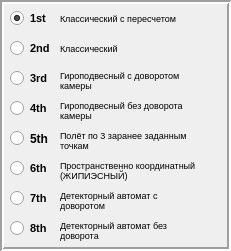
   <widget class="QFrame" name="frame_9">
    <property name="geometry">
     <rect>
      <x>700</x>
      <y>220</y>
      <width>231</width>
      <height>251</height>
     </rect>
    </property>
    <property name="frameShape">
     <enum>QFrame::Box</enum>
    </property>
    <property name="frameShadow">
     <enum>QFrame::Sunken</enum>
    </property>
    <property name="lineWidth">
     <number>2</number>
    </property>
    <widget class="QRadioButton" name="radiobtn_1mode">
     <property name="geometry">
      <rect>
       <x>10</x>
       <y>10</y>
       <width>41</width>
       <height>16</height>
      </rect>
     </property>
     <property name="sizePolicy">
      <sizepolicy hsizetype="Preferred" vsizetype="Preferred">
       <horstretch>0</horstretch>
       <verstretch>0</verstretch>
      </sizepolicy>
     </property>
     <property name="font">
      <font>
       <pointsize>8</pointsize>
       <weight>75</weight>
       <bold>true</bold>
      </font>
     </property>
     <property name="focusPolicy">
      <enum>Qt::NoFocus</enum>
     </property>
     <property name="text">
      <string>1st</string>
     </property>
     <property name="checked">
      <bool>true</bool>
     </property>
    </widget>
    <widget class="QRadioButton" name="radiobtn_2mode">
     <property name="geometry">
      <rect>
       <x>10</x>
       <y>40</y>
       <width>41</width>
       <height>17</height>
      </rect>
     </property>
     <property name="font">
      <font>
       <pointsize>8</pointsize>
       <weight>75</weight>
       <bold>true</bold>
      </font>
     </property>
     <property name="text">
      <string>2nd</string>
     </property>
    </widget>
    <widget class="QRadioButton" name="radiobtn_3mode">
     <property name="geometry">
      <rect>
       <x>10</x>
       <y>70</y>
       <width>41</width>
       <height>16</height>
      </rect>
     </property>
     <property name="font">
      <font>
       <pointsize>8</pointsize>
       <weight>75</weight>
       <bold>true</bold>
      </font>
     </property>
     <property name="text">
      <string>3rd</string>
     </property>
    </widget>
    <widget class="QRadioButton" name="radiobtn_4mode">
     <property name="geometry">
      <rect>
       <x>10</x>
       <y>100</y>
       <width>82</width>
       <height>17</height>
      </rect>
     </property>
     <property name="font">
      <font>
       <pointsize>8</pointsize>
       <weight>75</weight>
       <bold>true</bold>
      </font>
     </property>
     <property name="text">
      <string>4th</string>
     </property>
    </widget>
    <widget class="QRadioButton" name="radiobtn_5mode">
     <property name="geometry">
      <rect>
       <x>10</x>
       <y>130</y>
       <width>82</width>
       <height>17</height>
      </rect>
     </property>
     <property name="font">
      <font>
       <weight>75</weight>
       <bold>true</bold>
      </font>
     </property>
     <property name="text">
      <string>5th</string>
     </property>
    </widget>
    <widget class="QRadioButton" name="radiobtn_6mode">
     <property name="geometry">
      <rect>
       <x>10</x>
       <y>160</y>
       <width>41</width>
       <height>17</height>
      </rect>
     </property>
     <property name="font">
      <font>
       <pointsize>8</pointsize>
       <weight>75</weight>
       <bold>true</bold>
      </font>
     </property>
     <property name="text">
      <string>6th</string>
     </property>
    </widget>
    <widget class="QRadioButton" name="radiobtn_7mode">
     <property name="geometry">
      <rect>
       <x>10</x>
       <y>190</y>
       <width>41</width>
       <height>17</height>
      </rect>
     </property>
     <property name="font">
      <font>
       <pointsize>8</pointsize>
       <weight>75</weight>
       <bold>true</bold>
      </font>
     </property>
     <property name="text">
      <string>7th</string>
     </property>
    </widget>
    <widget class="QRadioButton" name="radiobtn_8mode">
     <property name="geometry">
      <rect>
       <x>10</x>
       <y>220</y>
       <width>41</width>
       <height>17</height>
      </rect>
     </property>
     <property name="font">
      <font>
       <pointsize>8</pointsize>
       <weight>75</weight>
       <bold>true</bold>
      </font>
     </property>
     <property name="text">
      <string>8th</string>
     </property>
    </widget>
    <widget class="QLabel" name="label_30">
     <property name="geometry">
      <rect>
       <x>60</x>
       <y>60</y>
       <width>131</width>
       <height>41</height>
      </rect>
     </property>
     <property name="font">
      <font>
       <pointsize>7</pointsize>
      </font>
     </property>
     <property name="text">
      <string>Гироподвесный с доворотом камеры</string>
     </property>
     <property name="scaledContents">
      <bool>false</bool>
     </property>
     <property name="wordWrap">
      <bool>true</bool>
     </property>
    </widget>
    <widget class="QLabel" name="label_31">
     <property name="geometry">
      <rect>
       <x>60</x>
       <y>90</y>
       <width>141</width>
       <height>41</height>
      </rect>
     </property>
     <property name="font">
      <font>
       <pointsize>7</pointsize>
      </font>
     </property>
     <property name="text">
      <string>Гироподвесный без доворота камеры</string>
     </property>
     <property name="scaledContents">
      <bool>false</bool>
     </property>
     <property name="wordWrap">
      <bool>true</bool>
     </property>
    </widget>
    <widget class="QLabel" name="label_32">
     <property name="geometry">
      <rect>
       <x>60</x>
       <y>10</y>
       <width>181</width>
       <height>16</height>
      </rect>
     </property>
     <property name="font">
      <font>
       <pointsize>7</pointsize>
      </font>
     </property>
     <property name="text">
      <string>Классический с пересчетом</string>
     </property>
     <property name="scaledContents">
      <bool>false</bool>
     </property>
     <property name="wordWrap">
      <bool>true</bool>
     </property>
    </widget>
    <widget class="QLabel" name="label_33">
     <property name="geometry">
      <rect>
       <x>60</x>
       <y>40</y>
       <width>181</width>
       <height>16</height>
      </rect>
     </property>
     <property name="font">
      <font>
       <pointsize>7</pointsize>
      </font>
     </property>
     <property name="text">
      <string>Классический</string>
     </property>
     <property name="scaledContents">
      <bool>false</bool>
     </property>
     <property name="wordWrap">
      <bool>true</bool>
     </property>
    </widget>
    <widget class="QLabel" name="label_34">
     <property name="geometry">
      <rect>
       <x>60</x>
       <y>120</y>
       <width>141</width>
       <height>41</height>
      </rect>
     </property>
     <property name="font">
      <font>
       <pointsize>7</pointsize>
      </font>
     </property>
     <property name="text">
      <string>Полёт по 3 заранее заданным точкам</string>
     </property>
     <property name="scaledContents">
      <bool>false</bool>
     </property>
     <property name="wordWrap">
      <bool>true</bool>
     </property>
    </widget>
    <widget class="QLabel" name="label_35">
     <property name="geometry">
      <rect>
       <x>60</x>
       <y>150</y>
       <width>141</width>
       <height>41</height>
      </rect>
     </property>
     <property name="font">
      <font>
       <pointsize>7</pointsize>
      </font>
     </property>
     <property name="text">
      <string>Пространственно координатный (ЖИПИЭСНЫЙ)</string>
     </property>
     <property name="scaledContents">
      <bool>false</bool>
     </property>
     <property name="wordWrap">
      <bool>true</bool>
     </property>
    </widget>
    <widget class="QLabel" name="label_36">
     <property name="geometry">
      <rect>
       <x>60</x>
       <y>180</y>
       <width>101</width>
       <height>41</height>
      </rect>
     </property>
     <property name="font">
      <font>
       <pointsize>7</pointsize>
      </font>
     </property>
     <property name="text">
      <string>Детекторный автомат с доворотом</string>
     </property>
     <property name="scaledContents">
      <bool>false</bool>
     </property>
     <property name="wordWrap">
      <bool>true</bool>
     </property>
    </widget>
    <widget class="QLabel" name="label_37">
     <property name="geometry">
      <rect>
       <x>60</x>
       <y>210</y>
       <width>111</width>
       <height>41</height>
      </rect>
     </property>
     <property name="font">
      <font>
       <pointsize>7</pointsize>
      </font>
     </property>
     <property name="text">
      <string>Детекторный автомат без доворота</string>
     </property>
     <property name="scaledContents">
      <bool>false</bool>
     </property>
     <property name="wordWrap">
      <bool>true</bool>
     </property>
    </widget>
   </widget>
